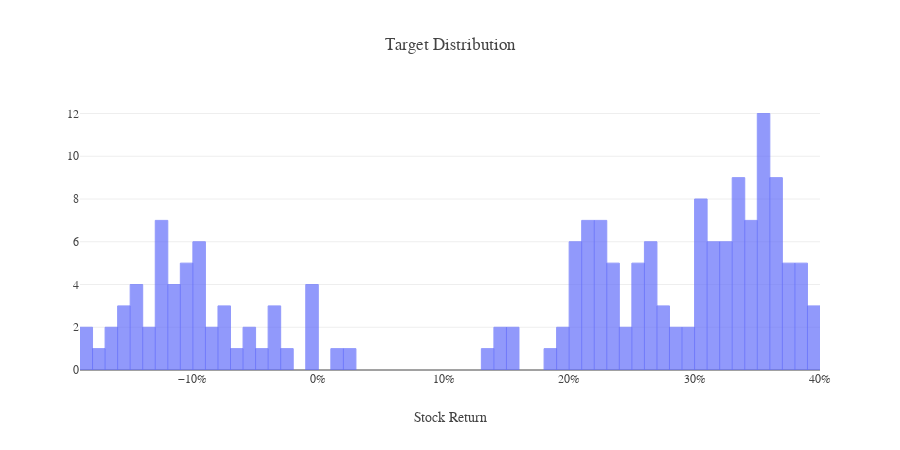

Notebook code for this chart:
### Code cell
fig = go.Figure()
x_hist=train_df['Target']
fig.add_trace(go.Histogram(x=x_hist*100,
                           marker=dict(color=colors[0], opacity=0.7, 
                                       line=dict(width=1, color=colors[0])),
                           xbins=dict(start=-40,end=40,size=1)))
fig.update_layout(template=temp,title='Target Distribution', 
                  xaxis=dict(title='Stock Return',ticksuffix='%'), height=450)
fig.show()

### Figure 1 — Plotly figure (JSON) as saved in the notebook; plotly's stock layout.template omitted (floating-point values rounded to 4 significant figures; data arrays with more than 128 entries replaced by an {"elided": "..."} marker saying what was removed)
{"data": [{"marker": {"color": "#636EFA", "line": {"color": "#636EFA", "width": 1}, "opacity": 0.7}, "type": "histogram", "x": {"elided": "378 float values"}, "xbins": {"end": 40, "size": 1, "start": -40}}], "layout": {"height": 450, "title": {"text": "Target Distribution"}, "xaxis": {"ticksuffix": "%", "title": {"text": "Stock Return"}}}}
